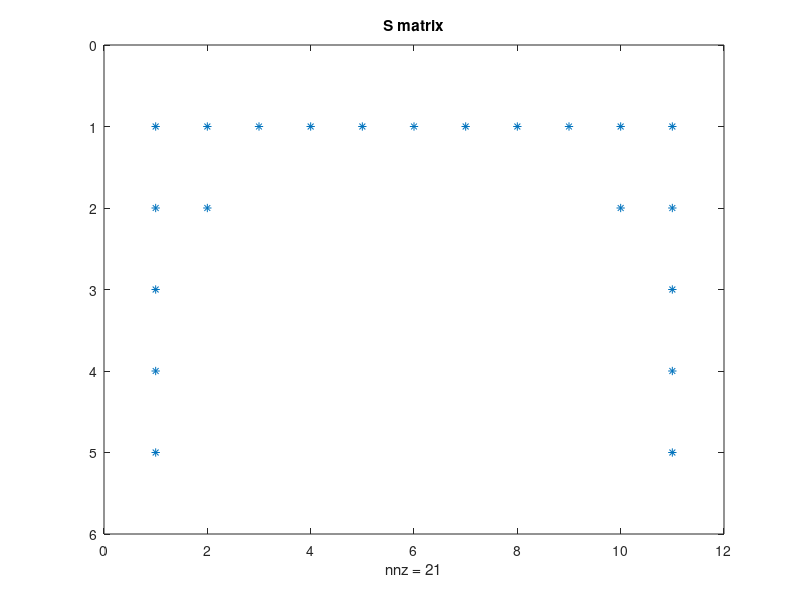
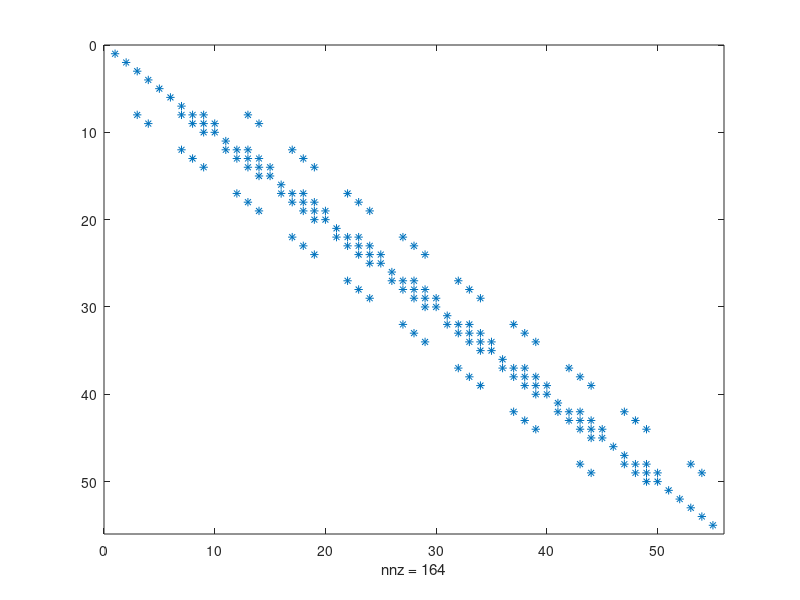
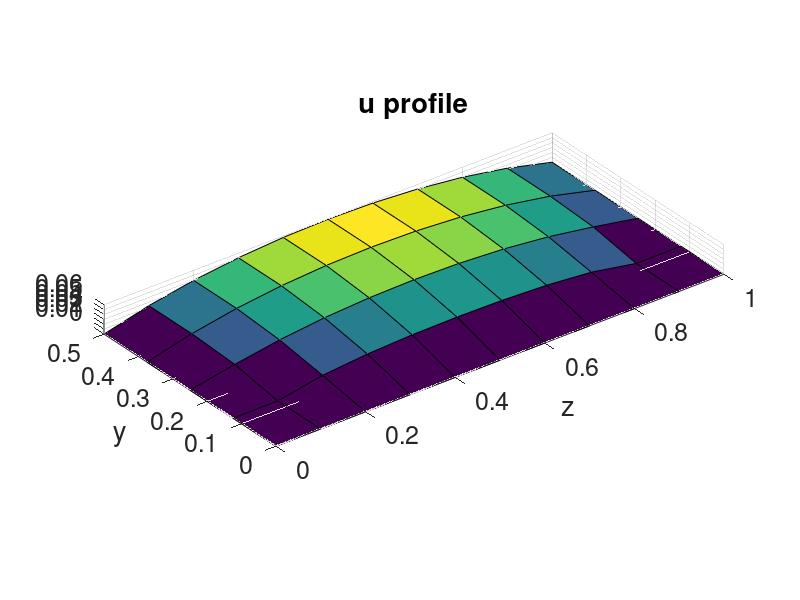
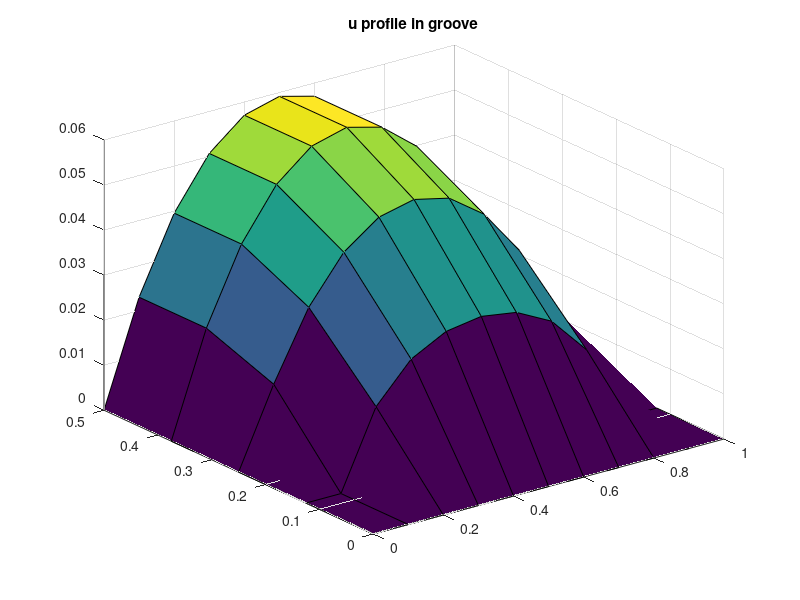

MATLAB code for these plots, in order:
%% Programme to solve for Stokes velocity profile in riblets
% Solve A*u = P
% S = riblets grid points
% P = pressure gradient
% A = Laplacian coefficients
% Sc = Sd - S = riblets surface grid points

clear
close all
tic

%% Input data
% Sides of the non-periodic-in-z domain
ly = 0.5; % aspect ratio ly:lz
lz = 1; % always

% Define grid sizes
n = 5;
nz = 2*n+1; % number of points in non-periodic z (spanwise)
ny = ly*(nz-1); % number of points y (wall-normal) domain is enclosed
dy = ly/(ny-1); % length of sub-intervals in y-axis
dz = lz/(nz-1); % length of sub-intervals in z-axis
z = linspace(0,lz,nz);
y = linspace(0,ly,ny);

dpdx = -1; % Pressure gradient
Sx = 0; % Shear at the top, could set to 1 (if normalised, always 1)

geometry = 2;
% 0 = parabola, 1 = triangle, 2 = semi-circle
% 3 = trapezium, 4 = blades

savefile = 0;

%% Build S matrix - Grid Points of riblets
% S = 1 for points within and on boundary and = 0 elsewhere 
S = zeros(ny,nz);
if geometry == 0 % parabola
    parabola = (2*(z-lz/2)).^2;
    shape = 'parabola';
    for k = 1:nz
        for j = 1:ny
            if y(j)<=parabola(k)
                S(j,k) = 1;
            else
                S(j,k) = 0;
            end
        end
    end
end

if geometry == 1 % triangle
    shape = 'triangle';
    triangle = (z-lz/2);%+1+0.5*z)+0.5*lz;
    triangle2 = -z+lz/2;
    % triangle = (2*z-lz/2);%+1+0.5*z)+0.5*lz;
    % triangle2 = -2*z+lz/2;
    for k = 1:nz
        for j = 1:ny
            if y(j)<=triangle(k) || y(j)<=triangle2(k)
                S(j,k) = 1;
            else
                S(j,k) = 0;
            end
        end
    end
end

if geometry == 2 % semi-circle
    circle = (-sqrt((lz/2)^2-(z-lz/2).^2))+lz/2;
    shape = 'circle';
    for k = 1:nz
        for j = 1:ny
            if y(j)<=circle(k)
                S(j,k) = 1;
            else
                S(j,k) = 0;
            end
        end
    end
end

if geometry == 3 % trapezium
    shape='trapezium';
    z= linspace(0,1,nz);
    trapezium = (1.333*z-1.6667*lz/2);%+1+0.5*z)+0.5*lz;
    trapezium2 = (-1.333*z+lz/2);
    for k=1:nz
        for j=1:ny
            if y(j)<=trapezium(k) || y(j)<=trapezium2(k)
                S(j, k) = 1;
            else
                S(j, k) = 0;
            end
        end
    end
    S(1,:) = ones(1,nz);
end

if geometry == 4 % blade
    shape = 'blade';
    height = 0.5;
    for j = 1:height*(nz-1)
        for k = 1:nz
            if z(k) < 0.2*lz
                S(j, k) = 1;
            else
                S(j, k) = 0;
            end
        end
        S(j,nz) = 1;
    end
end

figure
spy(S)
title('S matrix')

%% Build P matrix - pressure gradient - RHS of Stokes
P = ones(ny*nz,1);
P = sparse(P);
P = P*dpdx;

%% Build A matrix 
beta = -2/(dy^2)-2/(dz^2); % coefficient of point p
alpha = 1/(dy^2); % coefficient of surrounding points
r1 = beta.*ones(ny,1);
r2 = alpha.*ones(ny-1,1);
r3 = alpha.*ones(1,1);
B = diag(r1,0) + diag(r2,1) + diag(r2,-1) + diag(r3,-ny+1) + diag(r3,ny-1);
B = sparse(B);
C = kron(eye(nz),B);
C = sparse(C);
gamma = 1/(dz^2);
r4 = gamma.*ones(ny*nz-ny,1);
r5 = gamma.*ones(ny,1);
D = diag(r4,-ny)+diag(r4,+ny)+diag(r5,-ny*nz+ny)+diag(r5,ny*nz-ny);
D = sparse(D);
A = C+D;
A = sparse(A);

%% Shear at the top condition
for k = 1:nz
    j = ny; % top of domain
    index = (k-1)*ny+j;
    A(index,:) = 0;
    A(index,index) = 1/dy^2; % should be dy, but P(index) changed as well
    if index~=1
        A(index,index-1) = -1/dy^2;
    end   
    P(index) = Sx/dy;
end

%% Solid condition - modify the A matrix
% Modify A and P matrix for points within and on the boundary of riblets
% Velocity inside riblets = 0
for j = 1:ny
    for k = 1:nz
        if S(j,k) == 1
            index = (k-1)*ny+j;
            A(index,:) = 0;
            A(index,index) = 1/dy^2;
            P(index) = 0;
        end
    end
end
    
%% No slip at bottom condition
for k = 1:nz
    j = 1;
    index = (k-1)*ny+j ;
    A(index,:) = 0;
    A(index,index) = 1/dy^2;
    P(index)=0;
end

%% Solution
figure
spy(A)
u = reshape(mldivide(A,P),ny,nz);
if size(u,1) > n
    u_g = u(1:n,:); % velocity profile in groove
    n1 = n; % index for plotting
else
    u_g = u;
    n1 = size(u,1);
end
u_max = full(max(u(:)));
fprintf('u_max = %f\n', u_max)

figure
surfc(z,y,u)
title('u profile')
axis image
ylabel('y', 'FontSize', 18)
xlabel('z', 'FontSize', 18)
set(gca,'FontSize',18)

figure
surfc(z,y(1:n1),u_g)
title('u profile in groove')

%% Analytical solution for semi-circlular riblets
% Used to validate results
za = linspace(0,lz,nz);
ya = linspace(0,ly,ny);
nu = 1;
R = lz/2;
index = logical(S);
for j=1:length(ya)
    for k=1:length(za)
        f(j,k)=0.25*(R^2-((ya(j)-ly)^2+(za(k)-lz/2)^2));
%         fr(j,k)=0.25*(R^2-((ya(j))^2+(za(k))^2));
    end
end
Ubmaen=mean(mean(f));
% Ubmaenr=mean(mean(fr));
ua=-1/nu*dpdx*f;
ua(index)=0;
umax=max(max(ua));
umaxmax=max(max(u));

%% Verify
for k = 1:nz
    Sxtot(k) = (u(ny,k)-u(ny-1,k))/dy;
end
Sxtotm = mean(Sxtot);

%% average in z
ums = mean(u(ny,:),2);
umsa = mean(ua(ny,:),2);

%% Error and Grid Independence
fint=f;
fint(index)=0;
integraly = dy*trapz(full(u));
integralz = dz*trapz(integraly) % integration in y and z
% f_integraly=dy*trapz(full(fint));
% f_integralz=dz*trapz(f_integraly)
% relError=abs((ums-umsa)/umax*100);
% relErrorint=abs((0.0122602323037932-integralz)/umax*100);
relErrorint = abs((0.0122602323037932-integralz)/0.0122602323037932*100);
relError = abs((ua-u)/umax*100);
points_y = ny;

if savefile == 1
    tit = ['No_points_' num2str(ny) '_Shape_' num2str(shape) '.mat'];
    save(tit,'points_y','relError', 'relErrorint', 'integralz');
end

toc